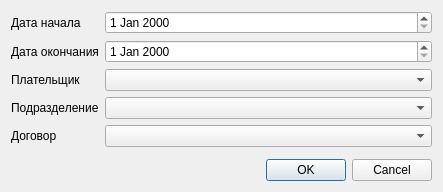
<?xml version="1.0" encoding="UTF-8"?>
<ui version="4.0">
 <class>ReportOrgByBedSetupDialog</class>
 <widget class="QDialog" name="ReportOrgByBedSetupDialog">
  <property name="geometry">
   <rect>
    <x>0</x>
    <y>0</y>
    <width>400</width>
    <height>177</height>
   </rect>
  </property>
  <property name="windowTitle">
   <string>Dialog</string>
  </property>
  <layout class="QFormLayout" name="formLayout">
   <item row="0" column="0">
    <widget class="QLabel" name="label">
     <property name="text">
      <string>Дата начала</string>
     </property>
    </widget>
   </item>
   <item row="0" column="1">
    <widget class="CDateEdit" name="edtBegDate">
     <property name="sizePolicy">
      <sizepolicy hsizetype="Expanding" vsizetype="Fixed">
       <horstretch>0</horstretch>
       <verstretch>0</verstretch>
      </sizepolicy>
     </property>
    </widget>
   </item>
   <item row="1" column="0">
    <widget class="QLabel" name="label_2">
     <property name="text">
      <string>Дата окончания</string>
     </property>
    </widget>
   </item>
   <item row="1" column="1">
    <widget class="CDateEdit" name="edtEndDate">
     <property name="sizePolicy">
      <sizepolicy hsizetype="Expanding" vsizetype="Fixed">
       <horstretch>0</horstretch>
       <verstretch>0</verstretch>
      </sizepolicy>
     </property>
    </widget>
   </item>
   <item row="2" column="0">
    <widget class="QLabel" name="label_3">
     <property name="text">
      <string>Плательщик</string>
     </property>
    </widget>
   </item>
   <item row="2" column="1">
    <widget class="COrgComboBox" name="cmbOrganisation">
     <property name="sizePolicy">
      <sizepolicy hsizetype="Expanding" vsizetype="Fixed">
       <horstretch>0</horstretch>
       <verstretch>0</verstretch>
      </sizepolicy>
     </property>
    </widget>
   </item>
   <item row="3" column="0">
    <widget class="QLabel" name="label_4">
     <property name="text">
      <string>Подразделение</string>
     </property>
    </widget>
   </item>
   <item row="3" column="1">
    <widget class="COrgStructureComboBox" name="cmbOrgStruct">
     <property name="sizePolicy">
      <sizepolicy hsizetype="Expanding" vsizetype="Fixed">
       <horstretch>0</horstretch>
       <verstretch>0</verstretch>
      </sizepolicy>
     </property>
    </widget>
   </item>
   <item row="4" column="0">
    <widget class="QLabel" name="label_5">
     <property name="text">
      <string>Договор</string>
     </property>
    </widget>
   </item>
   <item row="4" column="1">
    <widget class="CContractComboBox" name="cmbContract">
     <property name="sizePolicy">
      <sizepolicy hsizetype="Expanding" vsizetype="Fixed">
       <horstretch>0</horstretch>
       <verstretch>0</verstretch>
      </sizepolicy>
     </property>
    </widget>
   </item>
   <item row="5" column="1">
    <spacer name="verticalSpacer">
     <property name="orientation">
      <enum>Qt::Vertical</enum>
     </property>
     <property name="sizeHint" stdset="0">
      <size>
       <width>327</width>
       <height>0</height>
      </size>
     </property>
    </spacer>
   </item>
   <item row="6" column="0" colspan="2">
    <widget class="QDialogButtonBox" name="buttonBox">
     <property name="orientation">
      <enum>Qt::Horizontal</enum>
     </property>
     <property name="standardButtons">
      <set>QDialogButtonBox::Cancel|QDialogButtonBox::Ok</set>
     </property>
    </widget>
   </item>
  </layout>
 </widget>
 <customwidgets>
  <customwidget>
   <class>CDateEdit</class>
   <extends>QDateEdit</extends>
   <header>library/DateEdit</header>
  </customwidget>
  <customwidget>
   <class>CContractComboBox</class>
   <extends>QComboBox</extends>
   <header>Accounting/ContractComboBox</header>
  </customwidget>
  <customwidget>
   <class>COrgComboBox</class>
   <extends>QComboBox</extends>
   <header>Orgs/OrgComboBox</header>
  </customwidget>
  <customwidget>
   <class>COrgStructureComboBox</class>
   <extends>QComboBox</extends>
   <header>Orgs/OrgStructComboBoxes</header>
  </customwidget>
 </customwidgets>
 <resources/>
 <connections>
  <connection>
   <sender>buttonBox</sender>
   <signal>rejected()</signal>
   <receiver>ReportOrgByBedSetupDialog</receiver>
   <slot>reject()</slot>
   <hints>
    <hint type="sourcelabel">
     <x>316</x>
     <y>260</y>
    </hint>
    <hint type="destinationlabel">
     <x>286</x>
     <y>274</y>
    </hint>
   </hints>
  </connection>
 </connections>
</ui>
